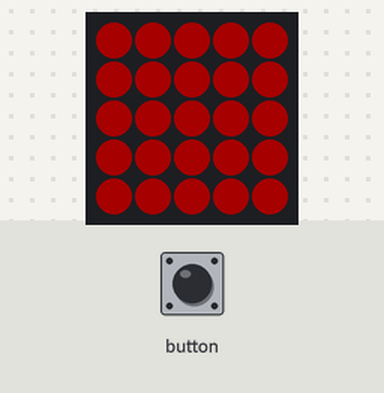
Bench run of a sketch on a simulated ESP32. Shown: 5×5 RGB LED matrix (first LED top left, wired row by row). Inputs (shaded band) come from the test bench. Dim RGB values are drawn brighter than linear.

Above: at 2.0 s.
2.1 s: button pressed for 0.5 s
At 2.33 s:
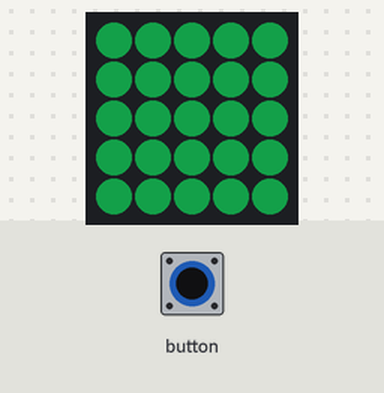
Timing chart, 0 to 5.1 s (numbered marks = the images above; inputs shaded):
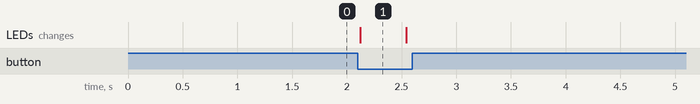

The sketch:

Button_experiment.ino
```cpp
#include <M5Atom.h>

void setup(){

  M5.begin(true,false,true);

}

  CRGB colors[] = {
    0xfe0000,
    0x1ED35E
  };
  int p,x,y;

void loop() {

  if(M5.Btn.wasPressed()) {
    p = 1;
    for(x=0;x<5;x++){
      for(y=0;y<5;y++){
        M5.dis.drawpix(x,y,colors[p]);
        }
      }
    delay(100);
    }
    else {
      p = 0;
      for(x=0;x<5;x++){
        for(y=0;y<5;y++){
          M5.dis.drawpix(x,y,colors[p]);
          }
        }
      delay(100);
      }


  delay(300);
  M5.update();
}
```

Measured:
- after the input at 2.1 s, the LEDs: change at once (image 1)
- what the display in image 1 shows lasts 0.4 s, from 2.1 s to 2.5 s
